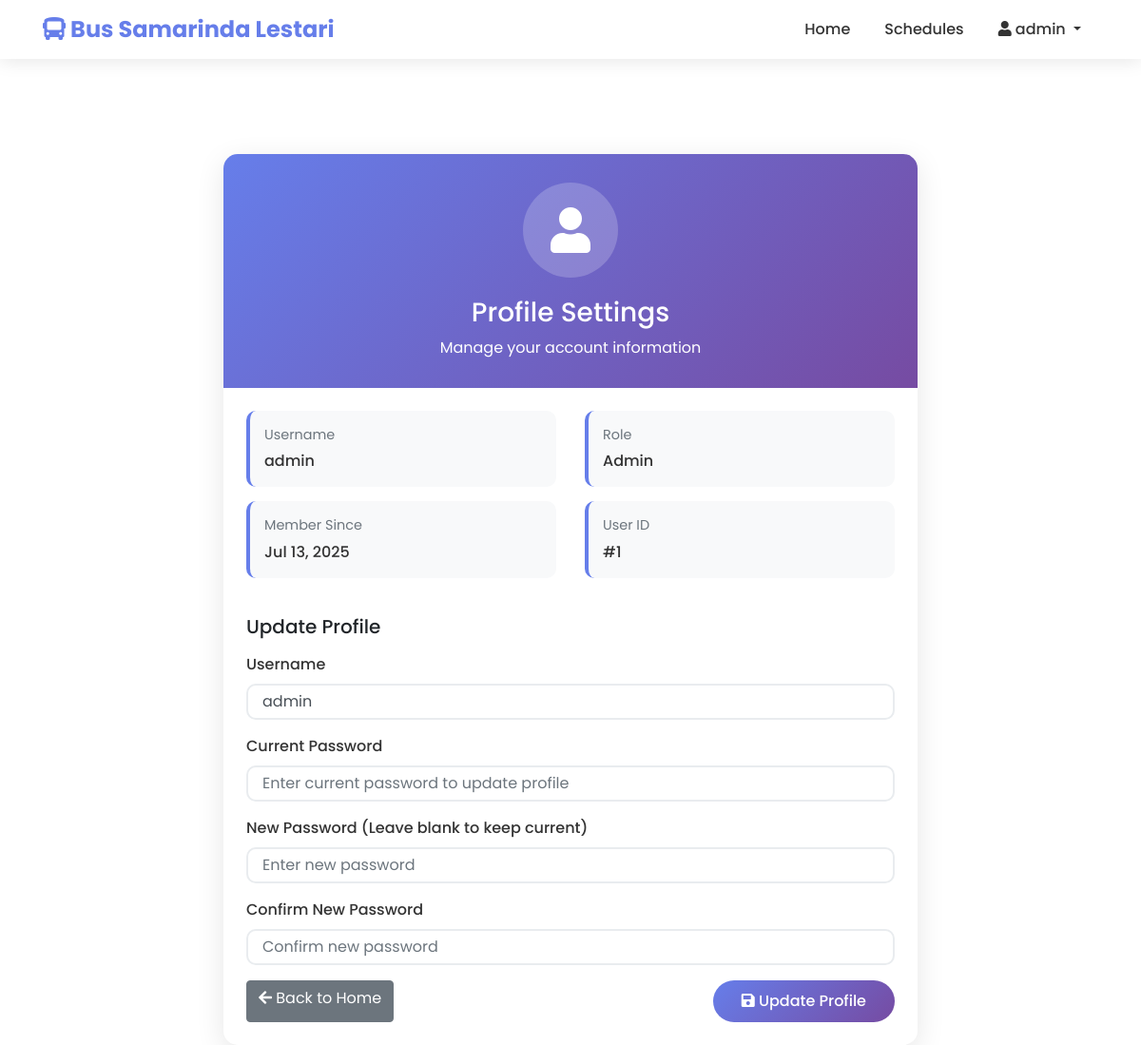
The app's page /profile.php (signed in) with its own data.
### tables this page shows
CREATE TABLE `users` (
  `id` int(11) NOT NULL,
  `username` varchar(50) NOT NULL,
  `password` varchar(255) NOT NULL,
  `role` varchar(20) NOT NULL DEFAULT 'user',
  `created_at` datetime DEFAULT current_timestamp()
);

### includes/auth.php (called while the page is built, shortened)
<?php
function getCurrentUser() {
    $conn = getConnection();
    $stmt = $conn->prepare("SELECT * FROM users WHERE id = ?");
    $stmt->bind_param("i", $_SESSION['user_id']);
    $stmt->execute();
    $result = $stmt->get_result();
    $user = $result->fetch_assoc();
    return $user;
}
?>

### profile.php (the view, shortened to what this page needs)
<?php
require_once 'includes/auth.php';
$user = getCurrentUser();
require 'includes/header.php';
?>
    <div class="container">
        <div class="row justify-content-center">
            <div class="col-md-8">
                <div class="card profile-card">
                    <div class="profile-header">
                        <div class="profile-avatar">
                            <i class="fas fa-user"></i>
                        </div>
                        <h3>Profile Settings</h3>
                        <p class="mb-0">Manage your account information</p>
                    </div>
                    <div class="card-body p-4">
                        <div class="row mb-4">
                            <div class="col-md-6">
                                <div class="info-item">
                                    <div class="info-label">Username</div>
                                    <div class="info-value"><?= $user['username'] ?></div>
                                </div>
                            </div>
                            <div class="col-md-6">
                                <div class="info-item">
                                    <div class="info-label">Role</div>
                                    <div class="info-value"><?= ucfirst($user['role']) ?></div>
                                </div>
                            </div>
                            <div class="col-md-6">
                                <div class="info-item">
                                    <div class="info-label">Member Since</div>
                                    <div class="info-value"><?= date('M d, Y', strtotime($user['created_at'])) ?></div>
                                </div>
                            </div>
                            <div class="col-md-6">
                                <div class="info-item">
                                    <div class="info-label">User ID</div>
                                    <div class="info-value">#<?= $user['id'] ?></div>
                                </div>
                            </div>
                        </div>
                        <form method="POST">
                            <h5 class="mb-3">Update Profile</h5>
                            <div class="form-group">
                                <label for="username">Username</label>
                                <input type="text" class="form-control" id="username" name="username"
                                       value="<?= $user['username'] ?>" required>
                            </div>
                            <div class="form-group">
                                <label for="current_password">Current Password</label>
                                <input type="password" class="form-control" id="current_password" name="current_password"
                                       placeholder="Enter current password to update profile" required>
                            </div>
                            <div class="form-group">
                                <label for="new_password">New Password (Leave blank to keep current)</label>
                                <input type="password" class="form-control" id="new_password" name="new_password"
                                       placeholder="Enter new password">
                            </div>
                            <div class="form-group">
                                <label for="confirm_password">Confirm New Password</label>
                                <input type="password" class="form-control" id="confirm_password" name="confirm_password"
                                       placeholder="Confirm new password">
                            </div>
                            <div class="d-flex justify-content-between">
                                <a href="index.php" class="btn btn-secondary">
                                    <i class="fas fa-arrow-left"></i> Back to Home
                                </a>
                                <button type="submit" name="update_profile" class="btn btn-primary">
                                    <i class="fas fa-save"></i> Update Profile
                                </button>
                            </div>
                        </form>
                    </div>
                </div>
            </div>
        </div>
    </div>
<?php require 'includes/footer.php'; ?>

### profile.php (style rules this page uses)
.profile-card { border: none; border-radius: 15px; box-shadow: 0 8px 30px rgba(0,0,0,0.1); margin-top: 100px; }
.profile-header { background: linear-gradient(135deg, #667eea 0%, #764ba2 100%); color: white; border-radius: 15px 15px 0 0; padding: 30px; text-align: center; }
.profile-avatar { width: 100px; height: 100px; border-radius: 50%; background: rgba(255, 255, 255, 0.2); display: flex; align-items: center; justify-content: center; margin: 0 auto 20px; font-size: 3rem; }
.form-group label { font-weight: 500; color: #333; }
.form-control { border-radius: 10px; border: 2px solid #e9ecef; padding: 12px 15px; transition: all 0.3s ease; }
.info-item { padding: 15px; background: #f8f9fa; border-radius: 10px; margin-bottom: 15px; border-left: 4px solid #667eea; }
.info-label { font-size: 0.9rem; color: #6c757d; margin-bottom: 5px; }
.info-value { font-weight: 500; color: #333; }

### records on screen
users: username "admin", role "Admin", created_at "Jul 13, 2025", id "1"

### other values on screen
$_SESSION['username'] "admin"
